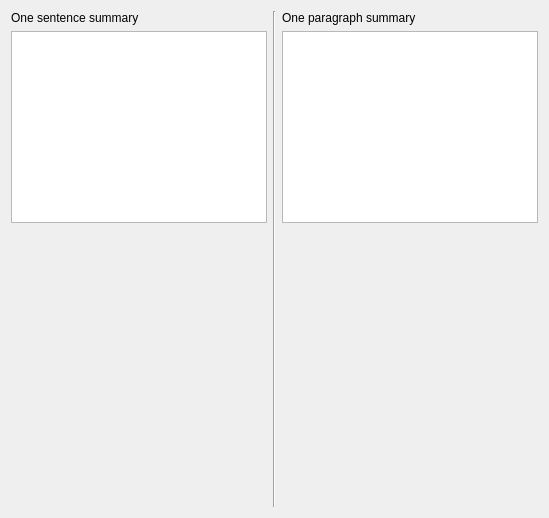
                <widget class="QWidget" name="tabSummaryPage2">
                 <layout class="QHBoxLayout" name="horizontalLayout_4">
                  <item>
                   <layout class="QVBoxLayout" name="verticalLayout">
                    <item>
                     <widget class="QLabel" name="label_21">
                      <property name="text">
                       <string>One sentence summary</string>
                      </property>
                     </widget>
                    </item>
                    <item>
                     <widget class="MDEditCompleter" name="txtSummarySentence_2">
                      <property name="sizePolicy">
                       <sizepolicy hsizetype="Expanding" vsizetype="Preferred">
                        <horstretch>0</horstretch>
                        <verstretch>0</verstretch>
                       </sizepolicy>
                      </property>
                      <property name="readOnly">
                       <bool>true</bool>
                      </property>
                     </widget>
                    </item>
                    <item>
                     <spacer name="verticalSpacer_3">
                      <property name="orientation">
                       <enum>Qt::Vertical</enum>
                      </property>
                      <property name="sizeHint" stdset="0">
                       <size>
                        <width>20</width>
                        <height>40</height>
                       </size>
                      </property>
                     </spacer>
                    </item>
                   </layout>
                  </item>
                  <item>
                   <widget class="Line" name="line">
                    <property name="orientation">
                     <enum>Qt::Vertical</enum>
                    </property>
                   </widget>
                  </item>
                  <item>
                   <layout class="QVBoxLayout" name="verticalLayout_2">
                    <item>
                     <widget class="QLabel" name="label_2">
                      <property name="text">
                       <string>One paragraph summary</string>
                      </property>
                     </widget>
                    </item>
                    <item>
                     <widget class="MDEditCompleter" name="txtSummaryPara"/>
                    </item>
                    <item>
                     <widget class="QLabel" name="lblSummaryWCPara">
                      <property name="text">
                       <string/>
                      </property>
                     </widget>
                    </item>
                    <item>
                     <spacer name="verticalSpacer">
                      <property name="orientation">
                       <enum>Qt::Vertical</enum>
                      </property>
                      <property name="sizeHint" stdset="0">
                       <size>
                        <width>20</width>
                        <height>264</height>
                       </size>
                      </property>
                     </spacer>
                    </item>
                   </layout>
                  </item>
                 </layout>
                </widget>
